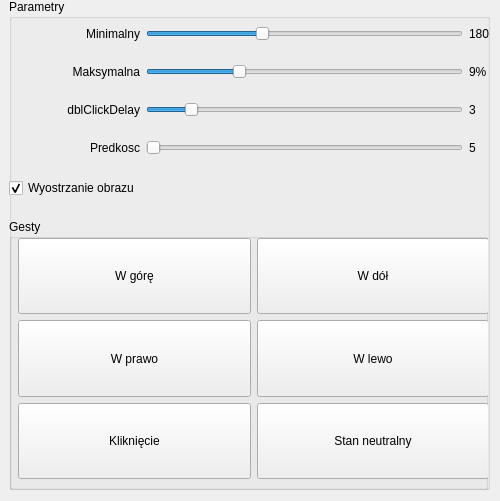
<?xml version="1.0" encoding="UTF-8"?>
<ui version="4.0">
 <class>ConfigWindow</class>
 <widget class="QWidget" name="ConfigWindow">
  <property name="geometry">
   <rect>
    <x>0</x>
    <y>0</y>
    <width>500</width>
    <height>501</height>
   </rect>
  </property>
  <property name="sizePolicy">
   <sizepolicy hsizetype="Fixed" vsizetype="Fixed">
    <horstretch>0</horstretch>
    <verstretch>0</verstretch>
   </sizepolicy>
  </property>
  <property name="windowTitle">
   <string>Konfiguracja</string>
  </property>
  <widget class="QWidget" name="verticalLayoutWidget">
   <property name="geometry">
    <rect>
     <x>9</x>
     <y>-1</y>
     <width>481</width>
     <height>491</height>
    </rect>
   </property>
   <layout class="QVBoxLayout" name="verticalLayout">
    <item>
     <widget class="QGroupBox" name="groupBox">
      <property name="title">
       <string>Parametry</string>
      </property>
      <widget class="QWidget" name="gridLayoutWidget">
       <property name="geometry">
        <rect>
         <x>0</x>
         <y>10</y>
         <width>481</width>
         <height>211</height>
        </rect>
       </property>
       <layout class="QGridLayout" name="gridLayout">
        <item row="0" column="0">
         <widget class="QLabel" name="minObjLabel">
          <property name="text">
           <string>Minimalny</string>
          </property>
          <property name="alignment">
           <set>Qt::AlignRight|Qt::AlignTrailing|Qt::AlignVCenter</set>
          </property>
         </widget>
        </item>
        <item row="2" column="1">
         <widget class="QSlider" name="dblClickDelay">
          <property name="minimum">
           <number>2</number>
          </property>
          <property name="maximum">
           <number>10</number>
          </property>
          <property name="value">
           <number>3</number>
          </property>
          <property name="orientation">
           <enum>Qt::Horizontal</enum>
          </property>
         </widget>
        </item>
        <item row="1" column="1">
         <widget class="QSlider" name="maxDiffPerc">
          <property name="minimum">
           <number>1</number>
          </property>
          <property name="maximum">
           <number>50</number>
          </property>
          <property name="value">
           <number>15</number>
          </property>
          <property name="orientation">
           <enum>Qt::Horizontal</enum>
          </property>
         </widget>
        </item>
        <item row="0" column="1">
         <widget class="QSlider" name="minObjSize">
          <property name="maximum">
           <number>500</number>
          </property>
          <property name="value">
           <number>180</number>
          </property>
          <property name="orientation">
           <enum>Qt::Horizontal</enum>
          </property>
         </widget>
        </item>
        <item row="2" column="0">
         <widget class="QLabel" name="dblClickLabel">
          <property name="text">
           <string>dblClickDelay</string>
          </property>
          <property name="alignment">
           <set>Qt::AlignRight|Qt::AlignTrailing|Qt::AlignVCenter</set>
          </property>
         </widget>
        </item>
        <item row="1" column="0">
         <widget class="QLabel" name="maxPercDiffLabel">
          <property name="text">
           <string>Maksymalna</string>
          </property>
          <property name="alignment">
           <set>Qt::AlignRight|Qt::AlignTrailing|Qt::AlignVCenter</set>
          </property>
         </widget>
        </item>
        <item row="0" column="2">
         <widget class="QLabel" name="minObjSizeVal">
          <property name="text">
           <string>180</string>
          </property>
         </widget>
        </item>
        <item row="1" column="2">
         <widget class="QLabel" name="maxPercDiffVal">
          <property name="text">
           <string>9%</string>
          </property>
         </widget>
        </item>
        <item row="2" column="2">
         <widget class="QLabel" name="dblClickDelVal">
          <property name="text">
           <string>3</string>
          </property>
         </widget>
        </item>
        <item row="5" column="0">
         <widget class="QCheckBox" name="sharpenCheckbox">
          <property name="text">
           <string>Wyostrzanie obrazu</string>
          </property>
          <property name="checked">
           <bool>true</bool>
          </property>
         </widget>
        </item>
        <item row="3" column="1">
         <widget class="QSlider" name="mouseSpeed">
          <property name="minimum">
           <number>5</number>
          </property>
          <property name="maximum">
           <number>50</number>
          </property>
          <property name="orientation">
           <enum>Qt::Horizontal</enum>
          </property>
         </widget>
        </item>
        <item row="3" column="0">
         <widget class="QLabel" name="mouseSpeedLabel">
          <property name="text">
           <string>Predkosc</string>
          </property>
          <property name="alignment">
           <set>Qt::AlignRight|Qt::AlignTrailing|Qt::AlignVCenter</set>
          </property>
         </widget>
        </item>
        <item row="3" column="2">
         <widget class="QLabel" name="mouseSpeedVal">
          <property name="text">
           <string>5</string>
          </property>
         </widget>
        </item>
       </layout>
      </widget>
      <widget class="QGroupBox" name="groupBox_2">
       <property name="geometry">
        <rect>
         <x>0</x>
         <y>220</y>
         <width>479</width>
         <height>271</height>
        </rect>
       </property>
       <property name="title">
        <string>Gesty</string>
       </property>
       <widget class="QWidget" name="gridLayoutWidget_2">
        <property name="geometry">
         <rect>
          <x>9</x>
          <y>19</y>
          <width>471</width>
          <height>241</height>
         </rect>
        </property>
        <layout class="QGridLayout" name="gridLayout_2">
         <item row="0" column="1">
          <widget class="QPushButton" name="patternDownButton">
           <property name="sizePolicy">
            <sizepolicy hsizetype="Minimum" vsizetype="Expanding">
             <horstretch>0</horstretch>
             <verstretch>0</verstretch>
            </sizepolicy>
           </property>
           <property name="text">
            <string>W dół</string>
           </property>
          </widget>
         </item>
         <item row="0" column="0">
          <widget class="QPushButton" name="patternUpButton">
           <property name="sizePolicy">
            <sizepolicy hsizetype="Minimum" vsizetype="Expanding">
             <horstretch>0</horstretch>
             <verstretch>0</verstretch>
            </sizepolicy>
           </property>
           <property name="text">
            <string>W górę</string>
           </property>
          </widget>
         </item>
         <item row="1" column="0">
          <widget class="QPushButton" name="patternRightButton">
           <property name="sizePolicy">
            <sizepolicy hsizetype="Minimum" vsizetype="Expanding">
             <horstretch>0</horstretch>
             <verstretch>0</verstretch>
            </sizepolicy>
           </property>
           <property name="text">
            <string>W prawo</string>
           </property>
          </widget>
         </item>
         <item row="1" column="1">
          <widget class="QPushButton" name="patternLeftButton">
           <property name="sizePolicy">
            <sizepolicy hsizetype="Minimum" vsizetype="Expanding">
             <horstretch>0</horstretch>
             <verstretch>0</verstretch>
            </sizepolicy>
           </property>
           <property name="text">
            <string>W lewo</string>
           </property>
          </widget>
         </item>
         <item row="2" column="0">
          <widget class="QPushButton" name="patternClickButton">
           <property name="sizePolicy">
            <sizepolicy hsizetype="Minimum" vsizetype="Expanding">
             <horstretch>0</horstretch>
             <verstretch>0</verstretch>
            </sizepolicy>
           </property>
           <property name="text">
            <string>Kliknięcie</string>
           </property>
          </widget>
         </item>
         <item row="2" column="1">
          <widget class="QPushButton" name="patternNeutralButton">
           <property name="sizePolicy">
            <sizepolicy hsizetype="Minimum" vsizetype="Expanding">
             <horstretch>0</horstretch>
             <verstretch>0</verstretch>
            </sizepolicy>
           </property>
           <property name="text">
            <string>Stan neutralny</string>
           </property>
          </widget>
         </item>
        </layout>
       </widget>
      </widget>
     </widget>
    </item>
   </layout>
  </widget>
 </widget>
 <resources/>
 <connections/>
</ui>
